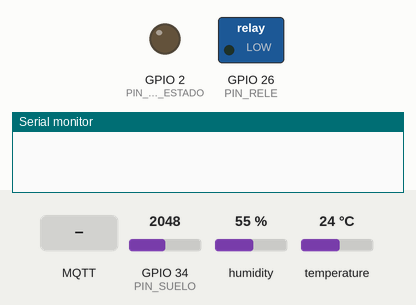
The sketch below on a simulated ESP32. Shown: switched loads named in the sketch (green lamp = pin HIGH), output pins drawn as LEDs (lit = HIGH), the last lines printed to the serial monitor. Inputs (shaded band) come from the test bench; at power-on: GPIO 34 (PIN_SUELO) = 2048, humidity 55 %, temperature 24 °C. WiFi joins after 1.5 s; servers stay silent unless stated; no MQTT or app messages arrive unless stated.

Above: at 0.0 s.
At 1.7 s:
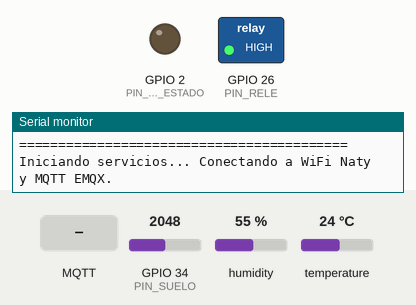
1.8 s: MQTT message "ON" arrives on the first subscribed topic
At 4.2 s:
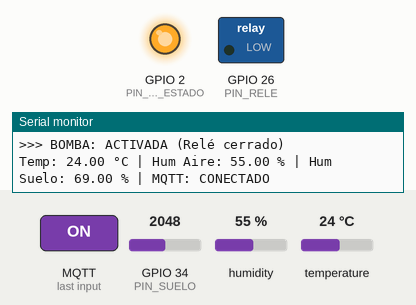
4.5 s: MQTT message "victoria2020" arrives on the first subscribed topic
6.0 s: MQTT message "TRUE" arrives on the first subscribed topic
Timing chart, 0 to 9.0 s (numbered marks = the images above; inputs shaded):
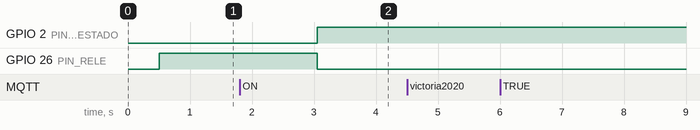

The sketch:

InvernaderoESP32.ino
```cpp
#include <Arduino.h>
#include "sensorDHT.h"
#include "SensorSuelo.h"
#include "telemetria.h"
#include "Bomba.h"

// ==========================================
// CONFIGURACIÓN DE RED Y BROKER (EMQX)
// ==========================================
const char* WIFI_SSID   = "Naty";              // Red principal (Nataly)
const char* WIFI_PASS   = "natt123Q";
// const char* WIFI_SSID   = "FAMILIA WILCHES"; // Red alternativa (Reichel)
// const char* WIFI_PASS   = "victoria2020";
const char* MQTT_BROKER = "broker.emqx.io";
const int   MQTT_PORT   = 1883;

// ==========================================
// TÓPICOS MQTT (COINCIDEN CON NODE-RED)
// ==========================================
const char* TOPIC_TEMP   = "invernadero/temperatura";
const char* TOPIC_HUM    = "invernadero/humedad_aire";
const char* TOPIC_SUELO  = "invernadero/humedad_suelo";
const char* TOPIC_JSON   = "invernadero/telemetria";
const char* TOPIC_BOMBA  = "invernadero/bomba/control";

// ==========================================
// PINES Y CONFIGURACIÓN DEL RELÉ
// ==========================================
const int PIN_DHT        = 27;  // Sensor de aire DHT11
const int PIN_SUELO      = 34;  // Sensor analógico de suelo (ADC1 GPIO 34)
const int PIN_RELE       = 26;  // Pin IN del módulo Relé para la bomba
const int PIN_LED_ESTADO = 2;   // LED indicador de estado en placa
const bool RELE_ACTIVO_BAJO = true;

// ==========================================
// INSTANCIAS DE CLASES
// ==========================================
SensorDHT   sensorAire(PIN_DHT, DHT11);
SensorSuelo sensorSuelo(PIN_SUELO);
Bomba       bomba(PIN_RELE, PIN_LED_ESTADO, RELE_ACTIVO_BAJO);
Telemetria  telemetria(WIFI_SSID, WIFI_PASS, MQTT_BROKER, MQTT_PORT, "ESP32_Invernadero_UNAL");

// ==========================================
// TEMPORIZACIÓN NO BLOQUEANTE (millis)
// ==========================================
unsigned long previousMillis = 0;
const unsigned long interval = 2000; // Enviar cada 2 segundos

// Callback para recibir comandos de la bomba desde Node-RED
void callbackBomba(char* topic, uint8_t* payload, unsigned int length) {
    String msg = "";
    for (unsigned int i = 0; i < length; i++) {
        msg += (char)payload[i];
    }
    msg.trim();
    msg.toUpperCase();

    Serial.print("[COMANDO BOMBA RECIBIDO en ");
    Serial.print(topic);
    Serial.print("]: ");
    Serial.println(msg);

    if (msg == "ON" || msg == "TRUE" || msg == "1") {
        bomba.encender();
        Serial.println(">>> BOMBA: ACTIVADA (Relé cerrado)");
    } else if (msg == "OFF" || msg == "FALSE" || msg == "0") {
        bomba.apagar();
        Serial.println(">>> BOMBA: DESACTIVADA (Relé abierto)");
    }
}

void setup() {
    Serial.begin(115200);
    delay(500);
    Serial.println("\n==========================================");
    Serial.println("   SISTEMA DE TELEMETRIA INVERNADERO      ");
    Serial.println("==========================================");

    bomba.begin();

    sensorAire.begin();
    sensorSuelo.begin();
    telemetria.setCallback(callbackBomba);
    telemetria.begin();

    Serial.println("Iniciando servicios... Conectando a WiFi Naty y MQTT EMQX.");
}

void loop() {
    unsigned long currentMillis = millis();
    telemetria.mantenerConexion(currentMillis);

    if (currentMillis - previousMillis >= interval) {
        previousMillis = currentMillis;

        // 1. Lectura de Temperatura
        float temp = sensorAire.readTemperature();
        int errTemp = sensorAire.verificarError(temp);

        // 2. Lectura de Humedad del Aire
        float humAire = sensorAire.readHumidity();
        int errHum = sensorAire.verificarError(humAire);

        // 3. Lectura de Humedad del Suelo
        int rawSuelo = sensorSuelo.leer();
        int errSuelo = sensorSuelo.verificarError(rawSuelo);
        float humSuelo = (errSuelo == 0) ? sensorSuelo.leerHumedad(rawSuelo) : 0.0f;

        // Impresión en Monitor Serie
        Serial.print("Temp: ");
        Serial.print(temp);
        Serial.print(" °C | Hum Aire: ");
        Serial.print(humAire);
        Serial.print(" % | Hum Suelo: ");
        Serial.print(humSuelo);
        Serial.print(" % | MQTT: ");
        Serial.println(telemetria.estaConectado() ? "CONECTADO" : "CONECTANDO...");

        // PUBLICACIÓN A NODE-RED:
        // A) Publicar valores numéricos a los tópicos directos de los medidores
        if (errTemp == 0) {
            telemetria.publicarValor(TOPIC_TEMP, temp);
        }
        if (errHum == 0) {
            telemetria.publicarValor(TOPIC_HUM, humAire);
        }
        if (errSuelo == 0) {
            telemetria.publicarValor(TOPIC_SUELO, humSuelo);
        }

        // B) Publicar JSON estructurado al tópico general (Capa 1.4 del taller)
        telemetria.publicarJSON(TOPIC_JSON, "temperatura", temp, errTemp);
        telemetria.publicarJSON(TOPIC_JSON, "humedad_aire", humAire, errHum);
        telemetria.publicarJSON(TOPIC_JSON, "humedad_suelo", humSuelo, errSuelo);
    }
}
```

Bomba.cpp
```cpp
#include "Bomba.h"

Bomba::Bomba(int pinRele, int pinLed, bool activoBajo)
    : _pinRele(pinRele), _pinLed(pinLed), _activoBajo(activoBajo) {}

void Bomba::begin() {
    pinMode(_pinRele, OUTPUT);
    pinMode(_pinLed, OUTPUT);
    apagar(); // Asegurar que arranque apagado para evitar falsos disparos
}

void Bomba::encender() {
    cambiarEstado(true);
}

void Bomba::apagar() {
    cambiarEstado(false);
}

void Bomba::cambiarEstado(bool encender) {
    int estadoRele = encender ? (_activoBajo ? LOW : HIGH)
                              : (_activoBajo ? HIGH : LOW);
    digitalWrite(_pinRele, estadoRele);
    digitalWrite(_pinLed, encender ? HIGH : LOW);
}
```

Bomba.h
```cpp
#ifndef BOMBA_H
#define BOMBA_H

#include <Arduino.h>

class Bomba {
private:
    int _pinRele;
    int _pinLed;
    bool _activoBajo;

public:
    Bomba(int pinRele, int pinLed = 2, bool activoBajo = true);
    void begin();
    void encender();
    void apagar();
    void cambiarEstado(bool encender);
};

#endif
```

SensorSuelo.cpp
```cpp
#include "SensorSuelo.h"

SensorSuelo::SensorSuelo(int pin, int airValue, int waterValue)
    : _pin(pin), _airValue(airValue), _waterValue(waterValue) {}

void SensorSuelo::begin() {
    pinMode(_pin, INPUT);
}

int SensorSuelo::leer() {
    return analogRead(_pin);
}

int SensorSuelo::verificarError(int valorRaw) {
    // Si el valor analógico es menor a 50 (corto) o mayor a 4090 (desconectado)
    if (valorRaw <= 50 || valorRaw >= 4090) {
        return 102; // Código de error: sensor de tierra desconectado
    }
    return 0; // Sin error
}

float SensorSuelo::leerHumedad(int valorRaw) {
    if (verificarError(valorRaw) != 0) {
        return -1.0f;
    }
    float hum = map(valorRaw, _airValue, _waterValue, 0, 100);
    if (hum < 0.0f) hum = 0.0f;
    if (hum > 100.0f) hum = 100.0f;
    return hum;
}
```

SensorSuelo.h
```cpp
#ifndef SENSOR_SUELO_H
#define SENSOR_SUELO_H

#include <Arduino.h>

class SensorSuelo {
private:
    int _pin;
    int _airValue;
    int _waterValue;

public:
    SensorSuelo(int pin, int airValue = 3500, int waterValue = 1400);
    void begin();
    int leer();
    float leerHumedad(int valorRaw);
    int verificarError(int valorRaw);
};

#endif
```

sensorDHT.cpp
```cpp
#include "sensorDHT.h"

SensorDHT::SensorDHT(uint8_t pin, uint8_t type) : _pin(pin), _type(type), _dht(pin, type) {
}

void SensorDHT::begin() {
    _dht.begin();
}

float SensorDHT::readTemperature() {
    return _dht.readTemperature();
}

float SensorDHT::readHumidity() {
    return _dht.readHumidity();
}

int SensorDHT::verificarError(float valor) {
    if (isnan(valor)) {
        return 101; // Código de error: falla al leer sensor DHT11
    }
    return 0; // Sin error
}
```

sensorDHT.h
```cpp
#ifndef SENSOR_DHT_H
#define SENSOR_DHT_H

#include <Arduino.h>
#include <DHT.h>

class SensorDHT {
private:
    uint8_t _pin;
    uint8_t _type;
    DHT _dht;

public:
    SensorDHT(uint8_t pin, uint8_t type = DHT11);
    void begin();
    float readTemperature();
    float readHumidity();
    int verificarError(float valor);
};

#endif
```

telemetria.cpp
```cpp
#include "telemetria.h"

Telemetria::Telemetria(const char* ssid, const char* pass, const char* broker, int port, const char* clientId)
    : _ssid(ssid), _pass(pass), _broker(broker), _port(port), _clientId(clientId),
      _mqtt(_espClient), _lastReconnectMillis(0) {}

void Telemetria::begin() {
    WiFi.mode(WIFI_STA);
    WiFi.begin(_ssid, _pass);
    _mqtt.setServer(_broker, _port);
    _mqtt.setBufferSize(256);
}

void Telemetria::mantenerConexion(unsigned long currentMillis) {
    if (WiFi.status() == WL_CONNECTED) {
        if (!_mqtt.connected() && (currentMillis - _lastReconnectMillis >= _reconnectInterval)) {
            _lastReconnectMillis = currentMillis;
            if (_mqtt.connect(_clientId)) {
                _mqtt.subscribe("invernadero/bomba/control");
            }
        }
        if (_mqtt.connected()) {
            _mqtt.loop();
        }
    }
}

void Telemetria::publicarValor(const char* topic, float valor, int precision) {
    if (_mqtt.connected()) {
        char buffer[16];
        dtostrf(valor, 1, precision, buffer);
        _mqtt.publish(topic, buffer);
    }
}

void Telemetria::publicarJSON(const char* topic, const char* nombreSensor, float valor, int error) {
    if (_mqtt.connected()) {
        char payload[128];
        snprintf(payload, sizeof(payload), "{\"sensor\":\"%s\",\"valor\":%.2f,\"error\":%d}", nombreSensor, valor, error);
        _mqtt.publish(topic, payload);
    }
}

void Telemetria::setCallback(MQTTCallback callback) {
    _mqtt.setCallback(callback);
}

void Telemetria::suscribir(const char* topic) {
    if (_mqtt.connected()) {
        _mqtt.subscribe(topic);
    }
}

bool Telemetria::estaConectado() {
    return WiFi.isConnected() && _mqtt.connected();
}
```

telemetria.h
```cpp
#ifndef TELEMETRIA_H
#define TELEMETRIA_H

#include <Arduino.h>
#include <WiFi.h>
#include <PubSubClient.h>

typedef std::function<void(char*, uint8_t*, unsigned int)> MQTTCallback;

class Telemetria {
private:
    const char* _ssid;
    const char* _pass;
    const char* _broker;
    int _port;
    const char* _clientId;
    WiFiClient _espClient;
    PubSubClient _mqtt;
    unsigned long _lastReconnectMillis;
    const unsigned long _reconnectInterval = 3000;

public:
    Telemetria(const char* ssid, const char* pass, const char* broker, int port, const char* clientId = "ESP32_Invernadero");
    void begin();
    void mantenerConexion(unsigned long currentMillis);

    // Publica valor numérico directamente al tópico del sensor (compatible con medidores directos)
    void publicarValor(const char* topic, float valor, int precision = 2);

    // Publica formato JSON estructurado según Capa 1.4 del taller
    void publicarJSON(const char* topic, const char* nombreSensor, float valor, int error);

    void setCallback(MQTTCallback callback);
    void suscribir(const char* topic);
    bool estaConectado();
};

#endif
```

Measured:
- after the input at 1.8 s, GPIO 2 (PIN_LED_ESTADO): LOW → HIGH after 1.3 s; GPIO 26 (PIN_RELE): HIGH → LOW after 1.3 s
